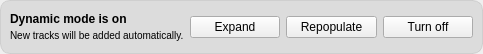
<?xml version="1.0" encoding="UTF-8"?>
<ui version="4.0">
 <class>DynamicPlaylistControls</class>
 <widget class="QWidget" name="DynamicPlaylistControls">
  <property name="geometry">
   <rect>
    <x>0</x>
    <y>0</y>
    <width>483</width>
    <height>54</height>
   </rect>
  </property>
  <property name="styleSheet">
   <string notr="true">#container {
	background: rgba(200, 200, 200, 50%);
    border-radius: 10px;
    border: 1px solid rgb(200, 200, 200, 75%);
}

#label1 {
	font-weight: bold;
}

#label2 {
	font-size: 7.5pt;
}</string>
  </property>
  <layout class="QVBoxLayout" name="layout_dynamic_playlist_controls">
   <property name="leftMargin">
    <number>0</number>
   </property>
   <property name="topMargin">
    <number>0</number>
   </property>
   <property name="rightMargin">
    <number>0</number>
   </property>
   <property name="bottomMargin">
    <number>0</number>
   </property>
   <item>
    <widget class="QFrame" name="container">
     <property name="frameShape">
      <enum>QFrame::StyledPanel</enum>
     </property>
     <property name="frameShadow">
      <enum>QFrame::Raised</enum>
     </property>
     <layout class="QHBoxLayout" name="layout_container">
      <item>
       <layout class="QVBoxLayout" name="layout_labels">
        <property name="spacing">
         <number>0</number>
        </property>
        <item>
         <widget class="QLabel" name="label1">
          <property name="text">
           <string>Dynamic mode is on</string>
          </property>
         </widget>
        </item>
        <item>
         <widget class="QLabel" name="label2">
          <property name="text">
           <string>New tracks will be added automatically.</string>
          </property>
         </widget>
        </item>
       </layout>
      </item>
      <item>
       <widget class="QPushButton" name="expand">
        <property name="text">
         <string>Expand</string>
        </property>
       </widget>
      </item>
      <item>
       <widget class="QPushButton" name="repopulate">
        <property name="text">
         <string>Repopulate</string>
        </property>
       </widget>
      </item>
      <item>
       <widget class="QPushButton" name="off">
        <property name="text">
         <string>Turn off</string>
        </property>
       </widget>
      </item>
     </layout>
    </widget>
   </item>
  </layout>
 </widget>
 <resources/>
 <connections/>
</ui>
